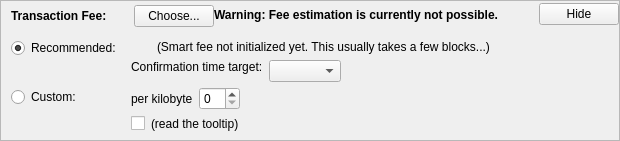
        <widget class="QFrame" name="frameFee">
         <property name="sizePolicy">
          <sizepolicy hsizetype="Expanding" vsizetype="Expanding">
           <horstretch>0</horstretch>
           <verstretch>0</verstretch>
          </sizepolicy>
         </property>
         <property name="maximumSize">
          <size>
           <width>16777215</width>
           <height>16777215</height>
          </size>
         </property>
         <property name="frameShape">
          <enum>QFrame::StyledPanel</enum>
         </property>
         <property name="frameShadow">
          <enum>QFrame::Sunken</enum>
         </property>
         <layout class="QVBoxLayout" name="verticalLayoutFee1">
          <property name="spacing">
           <number>0</number>
          </property>
          <property name="leftMargin">
           <number>0</number>
          </property>
          <property name="topMargin">
           <number>0</number>
          </property>
          <property name="rightMargin">
           <number>0</number>
          </property>
          <property name="bottomMargin">
           <number>0</number>
          </property>
          <item>
           <layout class="QVBoxLayout" name="verticalLayoutFee2" stretch="0,0,0">
            <property name="spacing">
             <number>0</number>
            </property>
            <property name="leftMargin">
             <number>10</number>
            </property>
            <property name="topMargin">
             <number>0</number>
            </property>
            <item>
             <layout class="QHBoxLayout" name="horizontalLayoutFee1">
              <property name="bottomMargin">
               <number>0</number>
              </property>
              <item>
               <layout class="QVBoxLayout" name="verticalLayoutFee7">
                <property name="spacing">
                 <number>0</number>
                </property>
                <item>
                 <spacer name="verticalSpacerSmartFee">
                  <property name="orientation">
                   <enum>Qt::Vertical</enum>
                  </property>
                  <property name="sizeType">
                   <enum>QSizePolicy::Fixed</enum>
                  </property>
                  <property name="sizeHint" stdset="0">
                   <size>
                    <width>1</width>
                    <height>4</height>
                   </size>
                  </property>
                 </spacer>
                </item>
                <item>
                 <layout class="QHBoxLayout" name="horizontalLayoutSmartFee">
                  <property name="spacing">
                   <number>10</number>
                  </property>
                  <item>
                   <widget class="QLabel" name="labelFeeHeadline">
                    <property name="sizePolicy">
                     <sizepolicy hsizetype="Preferred" vsizetype="Maximum">
                      <horstretch>0</horstretch>
                      <verstretch>0</verstretch>
                     </sizepolicy>
                    </property>
                    <property name="font">
                     <font>
                      <weight>75</weight>
                      <bold>true</bold>
                     </font>
                    </property>
                    <property name="styleSheet">
                     <string notr="true">font-weight:bold;</string>
                    </property>
                    <property name="text">
                     <string>Transaction Fee:</string>
                    </property>
                   </widget>
                  </item>
                  <item>
                   <widget class="QLabel" name="labelFeeMinimized">
                    <property name="text">
                     <string/>
                    </property>
                   </widget>
                  </item>
                  <item>
                   <widget class="QPushButton" name="buttonChooseFee">
                    <property name="text">
                     <string>Choose...</string>
                    </property>
                   </widget>
                  </item>
                 </layout>
                </item>
                <item>
                 <spacer name="verticalSpacer_5">
                  <property name="orientation">
                   <enum>Qt::Vertical</enum>
                  </property>
                  <property name="sizeHint" stdset="0">
                   <size>
                    <width>1</width>
                    <height>1</height>
                   </size>
                  </property>
                 </spacer>
                </item>
               </layout>
              </item>
              <item>
               <widget class="QLabel" name="fallbackFeeWarningLabel">
                <property name="font">
                 <font>
                  <weight>75</weight>
                  <bold>true</bold>
                 </font>
                </property>
                <property name="toolTip">
                 <string>Using the fallbackfee can result in sending a transaction that will take several hours or days (or never) to confirm. Consider choosing your fee manually or wait until you have validated the complete chain.</string>
                </property>
                <property name="text">
                 <string>Warning: Fee estimation is currently not possible.</string>
                </property>
                <property name="wordWrap">
                 <bool>false</bool>
                </property>
               </widget>
              </item>
              <item>
               <spacer name="horizontalSpacer_4">
                <property name="orientation">
                 <enum>Qt::Horizontal</enum>
                </property>
                <property name="sizeType">
                 <enum>QSizePolicy::MinimumExpanding</enum>
                </property>
                <property name="sizeHint" stdset="0">
                 <size>
                  <width>40</width>
                  <height>20</height>
                 </size>
                </property>
               </spacer>
              </item>
              <item>
               <widget class="QPushButton" name="buttonMinimizeFee">
                <property name="toolTip">
                 <string>collapse fee-settings</string>
                </property>
                <property name="text">
                 <string>Hide</string>
                </property>
               </widget>
              </item>
             </layout>
            </item>
            <item>
             <widget class="QFrame" name="frameFeeSelection">
              <layout class="QVBoxLayout" name="verticalLayoutFee12">
               <property name="spacing">
                <number>0</number>
               </property>
               <property name="leftMargin">
                <number>0</number>
               </property>
               <property name="topMargin">
                <number>0</number>
               </property>
               <property name="rightMargin">
                <number>0</number>
               </property>
               <property name="bottomMargin">
                <number>0</number>
               </property>
               <item>
                <layout class="QGridLayout" name="gridLayoutFee">
                 <property name="topMargin">
                  <number>10</number>
                 </property>
                 <property name="bottomMargin">
                  <number>4</number>
                 </property>
                 <property name="horizontalSpacing">
                  <number>10</number>
                 </property>
                 <property name="verticalSpacing">
                  <number>4</number>
                 </property>
                 <item row="1" column="1">
                  <layout class="QVBoxLayout" name="verticalLayoutFee8">
                   <property name="spacing">
                    <number>6</number>
                   </property>
                   <item>
                    <layout class="QHBoxLayout" name="horizontalLayoutFee13">
                     <item>
                      <widget class="QLabel" name="labelCustomPerKilobyte">
                       <property name="toolTip">
                        <string>If the custom fee is set to 1000 satoshis and the transaction is only 250 bytes, then &quot;per kilobyte&quot; only pays 250 satoshis in fee, while &quot;total at least&quot; pays 1000 satoshis. For transactions bigger than a kilobyte both pay by kilobyte.</string>
                       </property>
                       <property name="text">
                        <string>per kilobyte</string>
                       </property>
                      </widget>
                     </item>
                     <item>
                      <widget class="BitcoinAmountField" name="customFee"/>
                     </item>
                     <item>
                      <spacer name="horizontalSpacer_6">
                       <property name="orientation">
                        <enum>Qt::Horizontal</enum>
                       </property>
                       <property name="sizeHint" stdset="0">
                        <size>
                         <width>1</width>
                         <height>1</height>
                        </size>
                       </property>
                      </spacer>
                     </item>
                    </layout>
                   </item>
                   <item>
                    <layout class="QHBoxLayout" name="horizontalLayoutFee8">
                     <item>
                      <widget class="QCheckBox" name="checkBoxMinimumFee">
                       <property name="toolTip">
                        <string>Paying only the minimum fee is just fine as long as there is less transaction volume than space in the blocks. But be aware that this can end up in a never confirming transaction once there is more demand for SperoCoin transactions than the network can process.</string>
                       </property>
                       <property name="text">
                        <string/>
                       </property>
                      </widget>
                     </item>
                     <item>
                      <widget class="QLabel" name="labelMinFeeWarning">
                       <property name="enabled">
                        <bool>true</bool>
                       </property>
                       <property name="toolTip">
                        <string>Paying only the minimum fee is just fine as long as there is less transaction volume than space in the blocks. But be aware that this can end up in a never confirming transaction once there is more demand for SperoCoin transactions than the network can process.</string>
                       </property>
                       <property name="text">
                        <string>(read the tooltip)</string>
                       </property>
                       <property name="margin">
                        <number>5</number>
                       </property>
                      </widget>
                     </item>
                     <item>
                      <spacer name="horizontalSpacer_2">
                       <property name="orientation">
                        <enum>Qt::Horizontal</enum>
                       </property>
                       <property name="sizeHint" stdset="0">
                        <size>
                         <width>1</width>
                         <height>1</height>
                        </size>
                       </property>
                      </spacer>
                     </item>
                    </layout>
                   </item>
                  </layout>
                 </item>
                 <item row="0" column="0">
                  <layout class="QVBoxLayout" name="verticalLayoutFee4" stretch="0,1">
                   <item>
                    <widget class="QRadioButton" name="radioSmartFee">
                     <property name="text">
                      <string>Recommended:</string>
                     </property>
                     <property name="checked">
                      <bool>true</bool>
                     </property>
                     <attribute name="buttonGroup">
                      <string notr="true">groupFee</string>
                     </attribute>
                    </widget>
                   </item>
                   <item>
                    <spacer name="verticalSpacer_2">
                     <property name="orientation">
                      <enum>Qt::Vertical</enum>
                     </property>
                     <property name="sizeHint" stdset="0">
                      <size>
                       <width>1</width>
                       <height>1</height>
                      </size>
                     </property>
                    </spacer>
                   </item>
                  </layout>
                 </item>
                 <item row="1" column="0">
                  <layout class="QVBoxLayout" name="verticalLayoutFee9" stretch="0,1">
                   <item>
                    <widget class="QRadioButton" name="radioCustomFee">
                     <property name="text">
                      <string>Custom:</string>
                     </property>
                     <attribute name="buttonGroup">
                      <string notr="true">groupFee</string>
                     </attribute>
                    </widget>
                   </item>
                   <item>
                    <spacer name="verticalSpacer_6">
                     <property name="orientation">
                      <enum>Qt::Vertical</enum>
                     </property>
                     <property name="sizeHint" stdset="0">
                      <size>
                       <width>1</width>
                       <height>1</height>
                      </size>
                     </property>
                    </spacer>
                   </item>
                  </layout>
                 </item>
                 <item row="0" column="1">
                  <layout class="QVBoxLayout" name="verticalLayoutFee3" stretch="0,0,1">
                   <property name="spacing">
                    <number>6</number>
                   </property>
                   <property name="topMargin">
                    <number>2</number>
                   </property>
                   <item>
                    <layout class="QHBoxLayout" name="horizontalLayoutFee12">
                     <item>
                      <widget class="QLabel" name="labelSmartFee">
                       <property name="text">
                        <string/>
                       </property>
                       <property name="margin">
                        <number>2</number>
                       </property>
                      </widget>
                     </item>
                     <item>
                      <widget class="QLabel" name="labelFeeEstimation">
                       <property name="text">
                        <string/>
                       </property>
                      </widget>
                     </item>
                     <item>
                      <widget class="QLabel" name="labelSmartFee2">
                       <property name="text">
                        <string>(Smart fee not initialized yet. This usually takes a few blocks...)</string>
                       </property>
                       <property name="margin">
                        <number>2</number>
                       </property>
                      </widget>
                     </item>
                     <item>
                      <spacer name="horizontalSpacer_5">
                       <property name="orientation">
                        <enum>Qt::Horizontal</enum>
                       </property>
                       <property name="sizeHint" stdset="0">
                        <size>
                         <width>1</width>
                         <height>1</height>
                        </size>
                       </property>
                      </spacer>
                     </item>
                    </layout>
                   </item>
                   <item>
                    <layout class="QHBoxLayout" name="horizontalLayoutFee9">
                     <item>
                      <layout class="QVBoxLayout" name="verticalLayoutFee6">
                       <item>
                        <widget class="QLabel" name="labelSmartFee3">
                         <property name="text">
                          <string>Confirmation time target:</string>
                         </property>
                         <property name="margin">
                          <number>2</number>
                         </property>
                        </widget>
                       </item>
                       <item>
                        <spacer name="verticalSpacer_3">
                         <property name="orientation">
                          <enum>Qt::Vertical</enum>
                         </property>
                         <property name="sizeHint" stdset="0">
                          <size>
                           <width>1</width>
                           <height>1</height>
                          </size>
                         </property>
                        </spacer>
                       </item>
                      </layout>
                     </item>
                     <item>
                      <layout class="QVBoxLayout" name="verticalLayoutFee5">
                       <property name="rightMargin">
                        <number>30</number>
                       </property>
                       <item>
                        <layout class="QHBoxLayout" name="horizontalLayoutConfTarget">
                         <property name="bottomMargin">
                          <number>0</number>
                         </property>
                         <item>
                          <widget class="QComboBox" name="confTargetSelector"/>
                         </item>
                         <item>
                          <spacer name="horizontalSpacerConfTarget">
                           <property name="orientation">
                            <enum>Qt::Horizontal</enum>
                           </property>
                           <property name="sizeHint" stdset="0">
                            <size>
                             <width>40</width>
                             <height>20</height>
                            </size>
                           </property>
                          </spacer>
                         </item>
                        </layout>
                       </item>
                      </layout>
                     </item>
                    </layout>
                   </item>
                   <item>
                    <spacer name="verticalSpacer_4">
                     <property name="orientation">
                      <enum>Qt::Vertical</enum>
                     </property>
                     <property name="sizeHint" stdset="0">
                      <size>
                       <width>1</width>
                       <height>1</height>
                      </size>
                     </property>
                    </spacer>
                   </item>
                  </layout>
                 </item>
                </layout>
               </item>
              </layout>
             </widget>
            </item>
            <item>
             <spacer name="verticalSpacerFee">
              <property name="orientation">
               <enum>Qt::Vertical</enum>
              </property>
              <property name="sizeHint" stdset="0">
               <size>
                <width>40</width>
                <height>5</height>
               </size>
              </property>
             </spacer>
            </item>
           </layout>
          </item>
         </layout>
        </widget>
